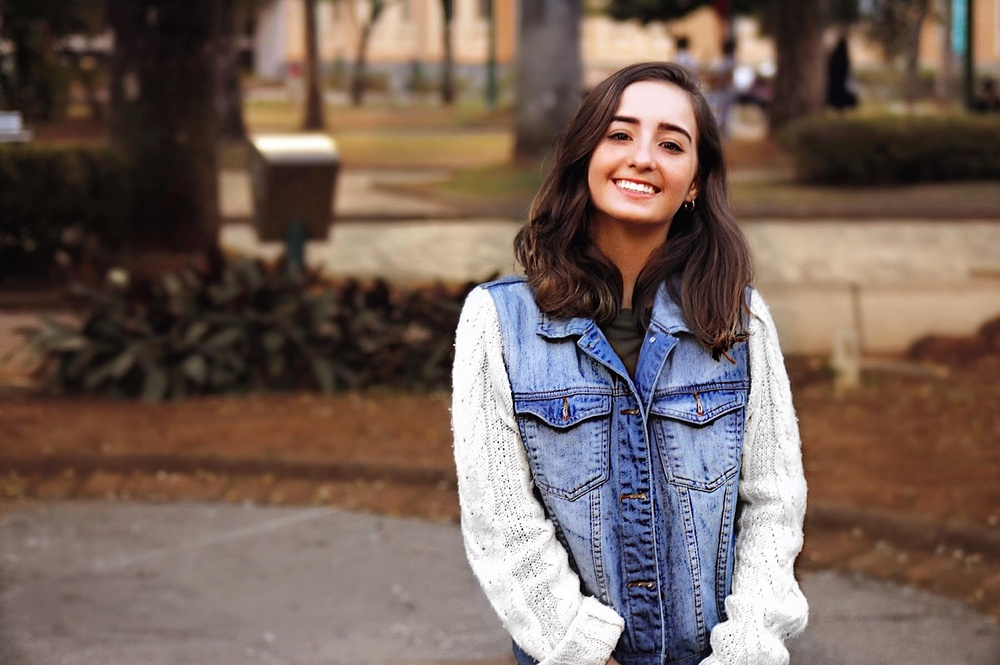
#> input picture Módulo 4/clateste.JPG, 1000 x 665 px, shrunk from 1800 x 1197 before the run, found by its file name
$ python histogram_cinza.py
#> lines starting #> are read from the running program, lines starting #| are printed output that depends on the picture
import numpy as np
import cv2 as cv
from matplotlib import pyplot as plt


print("OI\n");
img = cv.imread('clateste.jpg',0)
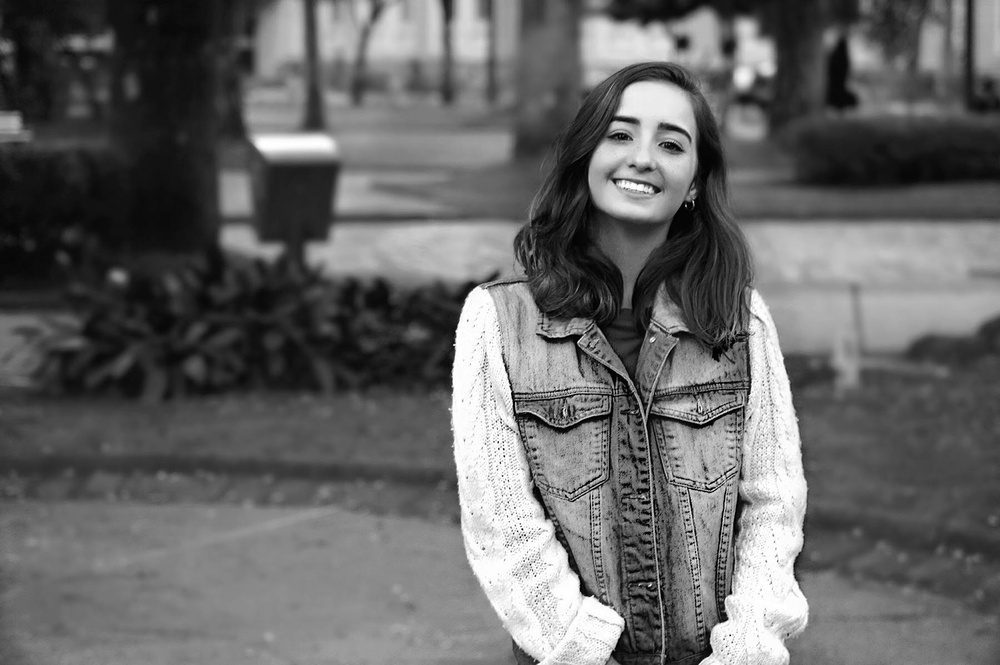
#> img: shape (665, 1000); min 0, max 255, mean 101.8
cv.imshow('Imagem', img)
plt.hist(img.ravel(),256,[0,256])
plt.show()
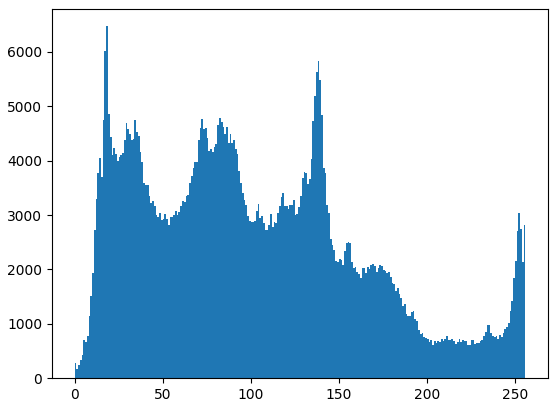
#> figure drawn by matplotlib, 1 panel; tallest bar 6472 high, from x = 18 to 19
cv.waitKey(0)
cv.destroyAllWindows()
